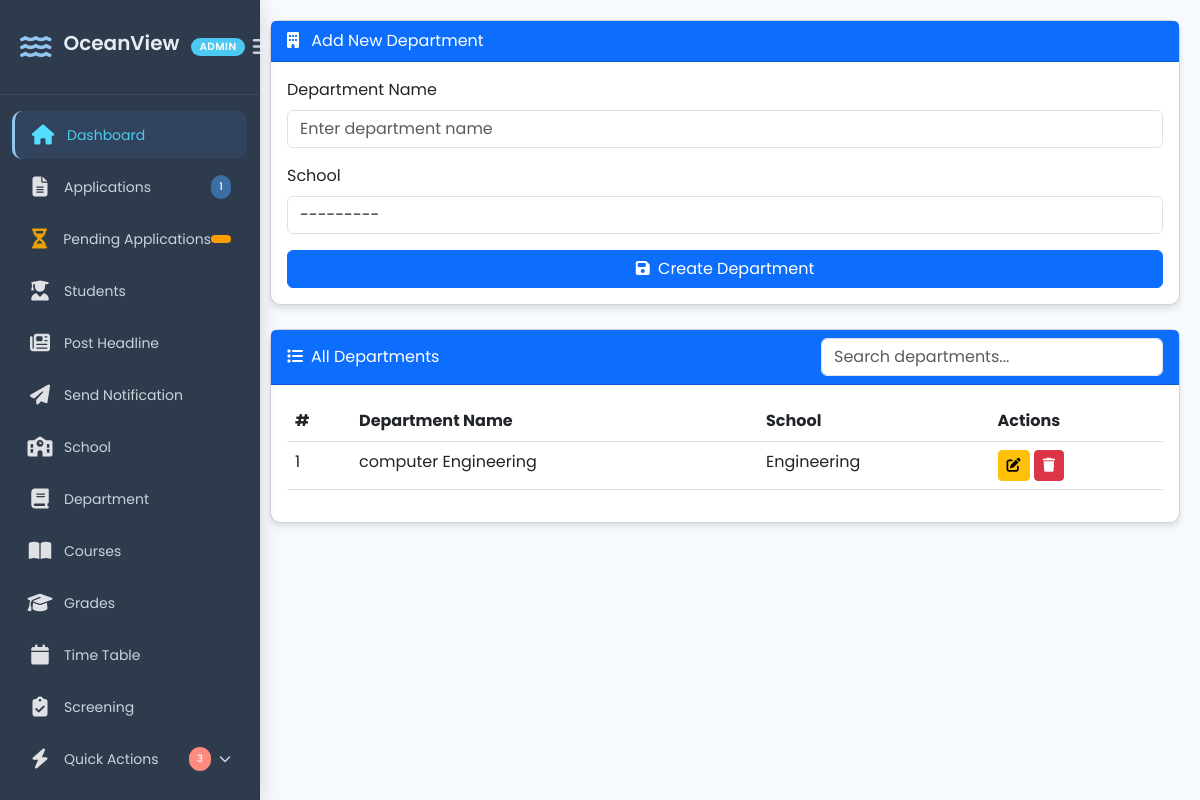
/add-department/, run on an earlier commit of the app's database.
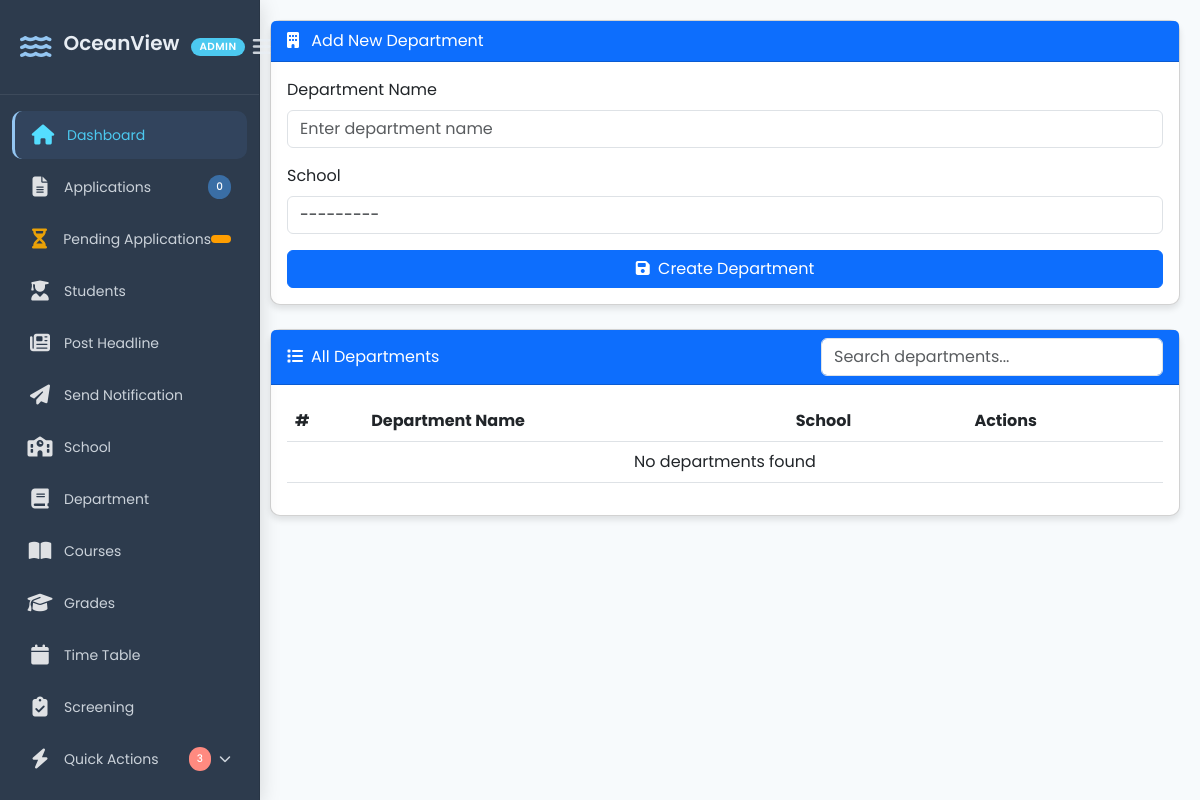
And on a later commit of the database.
### portal/models.py (models this page shows, shortened)
class Department(models.Model):
    name = models.CharField(max_length=100)
    school = models.ForeignKey(School, on_delete=models.CASCADE, related_name="departments")

class School(models.Model):
    name = models.CharField(max_length=100, unique=True)
    def __str__(self):
        return self.name

### crm/views.py (the view)
# urls.py: path("add-department/", add_department, name = "add_department" ),
def add_department(request):
    total_applications = Application.objects.count()
    if request.method == "POST":
        form = DepartmentForm(request.POST, request.FILES)
        if form.is_valid():
            form.save()
            messages.success(request, "Department created successfully!")
            return redirect("add_department")
    else:
        form = DepartmentForm()
    departments = paginate_departments(request)
    return render(request, "crm/add_department.html", {"form": form, "departments": departments, 'total_applications': total_applications})

### crm/forms.py
class DepartmentForm(forms.ModelForm):
    class Meta:
        model = Department
        fields = ["name", "school"]
        widgets = {
            "name": forms.TextInput(attrs={
                "class": "form-control",
                "placeholder": "Enter department name"  # Changed from "school name" to be more accurate
            }),
            "school": forms.Select(attrs={  # Changed to Select since school is likely a ForeignKey
                "class": "form-control",
                "placeholder": "Select school"
            }),
        }

### crm/views.py (called while the page is built)
def paginate_departments(request):
    departments_list = Department.objects.all()
    paginator = Paginator(departments_list, 3)  # 3 headlines per page
    page_number = request.GET.get("page")
    return paginator.get_page(page_number)

### crm/templates/crm/add_department.html (shortened to what this page needs)
{% load static %}
<!DOCTYPE html>
<html lang="en">
<head>
    <link href="https://cdn.jsdelivr.net/npm/bootstrap@5.3.0/dist/css/bootstrap.min.css" rel="stylesheet">
    <link rel="stylesheet" href="https://cdnjs.cloudflare.com/ajax/libs/font-awesome/6.0.0/css/all.min.css">
    <link rel="stylesheet" href="{% static 'crm/css/add_department.css' %}">
</head>
<body>
    {% include 'crm/sidebar.html' %}
    <div class="main-content">
        <div class="card mb-4">
            <div class="card-header bg-primary text-white">
                <i class="fas fa-building me-2"></i>
                {% if form.instance.id %}Edit Department{% else %}Add New Department{% endif %}
            </div>
            <div class="card-body">
                <form method="POST" id="departmentForm">
                    <div class="mb-3">
                        <label for="id_name" class="form-label">Department Name</label>
                        {{ form.name }}
                    </div>
                    <div class="mb-3">
                        <label for="id_school" class="form-label">School</label>
                        {{ form.school }}
                    </div>
                    <button type="submit" class="btn btn-primary w-100">
                        <i class="fas fa-save me-1"></i>
                        {% if form.instance.id %}Update{% else %}Create{% endif %} Department
                    </button>
                </form>
            </div>
        </div>
        <div class="card">
            <div class="card-header bg-primary text-white d-flex justify-content-between align-items-center">
                <span><i class="fas fa-list me-2"></i>All Departments</span>
                <div class="search-container">
                    <input type="text" class="form-control" placeholder="Search departments..." id="searchInput">
                </div>
            </div>
            <div class="card-body">
                <div class="table-responsive">
                    <table class="table table-hover">
                        <thead>
                            <tr>
                                <th>#</th>
                                <th>Department Name</th>
                                <th>School</th>
                                <th>Actions</th>
                            </tr>
                        </thead>
                        <tbody>
                            {% for department in departments %}
                            <tr>
                                <td>{{ forloop.counter }}</td>
                                <td>{{ department.name }}</td>
                                <td>{{ department.school.name }}</td>
                                <td>
                                    <a href="#" class="btn btn-sm btn-warning">
                                        <i class="fas fa-edit"></i>
                                    </a>
                                    <form action="#" method="POST" class="d-inline">
                                        <button type="submit" class="btn btn-sm btn-danger" onclick="return confirm('Are you sure you want to delete this department?')">
                                            <i class="fas fa-trash"></i>
                                        </button>
                                    </form>
                                </td>
                            </tr>
                            {% empty %}
                            <tr>
                                <td colspan="4" class="text-center">No departments found</td>
                            </tr>
                            {% endfor %}
                        </tbody>
                    </table>
                </div>
            </div>
        </div>
    </div>
</body>
</html>

What changed in the data, as far as the page shows it:
removed Department: name "computer Engineering", school.name "Engineering"
Also different on the page:
{{ total_applications }}: "1" → "0"
text now shown: "No departments found"
